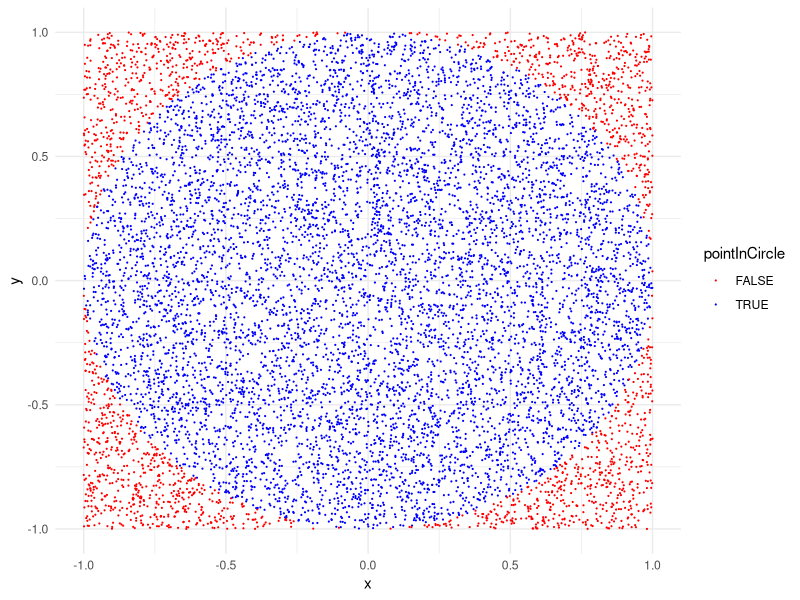

Recreate this plot in R.
library(tidyverse)

# Practice 1: Coins & Dice  ----------------------------

# If you flipped a coin 3 times in a row, what is the probability that
# you'll get three "tails" in a row?

coin <- c("heads", "tails")
N <- 100000

rolls <- tibble(
  toss1 = sample(x = coin, size = N, replace = TRUE),
  toss2 = sample(x = coin, size = N, replace = TRUE),
  toss3 = sample(x = coin, size = N, replace = TRUE))

count <- rolls %>%
  filter(toss1 == 'tails', toss2 == 'tails', toss3 == 'tails') %>%
  nrow()

count / N

# Analytic solution:
(0.5)^3


# If you rolled 2 dice, what is the probability that you'll get
# "snake-eyes" (two 1's)?

dice <- c(1, 2, 3, 4, 5, 6)
N <- 100000
rolls <- tibble(
  roll1 = sample(x = dice, size = N, replace = TRUE),
  roll2 = sample(x = dice, size = N, replace = TRUE))

count <- rolls %>%
  filter(roll1 == 1, roll2 == 1) %>%
  nrow()

count / N

# Analytic solution:
(1/6)^2


# If you rolled 2 dice, what is the probability that you'll get an outcome
# that sums to 8?

count <- rolls %>%
  mutate(sum = roll1 + roll2) %>%
  filter(sum == 8) %>%
  nrow()

count / N



# Practice 2: Cards  ----------------------------

# What are the odds that four cards drawn from a 52-card deck will
# have the same suit?

suits <- c('diamonds', 'spades', 'hearts', 'clubs')
deck <- rep(suits, 13)

N <- 100000
count <- 0
for (i in 1:N) {
  cards = sample(x = deck, size = 4, replace = FALSE)
  if (length(unique(cards)) == 1) {
    count <- count + 1
  }
}

count / N

# Solution using map():

suits <- c('diamonds', 'spades', 'hearts', 'clubs')
deck <- rep(suits, 13)
count <- map_int(
    1:100000,
    \(x) length(unique(sample(x = deck, size = 4, replace = FALSE))) == 1
)
sum(count) / N


# What are the odds that five cards drawn from a 52-card deck will sum
# to a prime number?
#
# - Aces = 1
# - Jack = 10
# - Queen = 10
# - King = 10
#
# **Hint**: use isPrime() to help.

isPrime <- function(n) {
    if (n == 2) { return(TRUE) }
    for (i in seq(2, n-1)) {
        if (n %% i == 0) {
            return(FALSE)
        }
    }
    return(TRUE)
}

deck <- rep(c(seq(10), 10, 10, 10), 4)
N <- 100000

count <- 0

for (i in 1:N) {
  cards = sample(x = deck, size = 5, replace = FALSE)
  sumOfCards <- sum(cards)
  if (isPrime(sumOfCards)) {
    count <- count + 1
  }
}

count / N

# Solution using map():

deck <- rep(c(seq(10), 10, 10, 10), 4)
count <- map_int(
    1:100000,
    \(x) isPrime(sum(sample(x = deck, size = 5, replace = FALSE)))
)
sum(count) / N


# Practice 3: Monte Carlo pi ----------------------------

# 1. Create a tibble with variables x and y that each contain 10,000
#    random points between -1 and 1, representing the (x, y) coordinates
#    to a random point inside a square of side length 2 centered at
#    (x, y) = (0, 0).
#    **Hint**: use runif()

N <- 10000
points <- tibble(
  x = runif(N, min = -1, max = 1),
  y = runif(N, min = -1, max = 1)
)

# 2. Create a new column, radius, that is equal to the distance to each
#    (x, y) point from the center of the square.

# 3. Create a new column, pointInCircle, that is TRUE if the point
#    lies _within_ the circle inscribed in the square, and FALSE otherwise.

points <- points %>%
  mutate(
    radius = sqrt(x^2 + y^2),
    pointInCircle = radius <= 1
  )

# 4. Create the scatterplot on the left (don't worry about the precise
#    colors, dimensions, etc.).

ggplot(data = points) +
  geom_point(aes(x = x, y = y, color = pointInCircle), size = 0.1) +
  theme_minimal() +
  scale_color_manual(values = c('red', 'blue'))

# 5. Estimate $\pi$ by multiplying 4 times the ratio of points inside
#    the circle to the total number of points

areaRatio <- sum(points$pointInCircle) / N
pi_est <- 4*areaRatio

pi_est

pi



# Practice 4: Monte Hall Problem ----------------------------

# In this simulation, the prize is always behind door #1:

# - If you choose door #1, you must KEEP it to win.
# - If you choose door #2 or #3, you must SWAP to win.

# 1) Create the tibble, choices, with two variables:
#    - door contains the first door chosen (1, 2, or 3)
#    - swap contains a logical (TRUE or FALSE) for whether the
#      contestant swaps doors. **Hint**: use sample()

choices <- tibble(
  door = sample(x = c(1, 2, 3), size = N, replace = TRUE),
  swap = sample(x = c(TRUE, FALSE), size = N, replace = TRUE))

# 2) Create a new tibble, wins, which contains only the rows from
#    choices that resulted in a win.

wins <- choices %>%
  filter((door == 1) & (swap == FALSE) |
         (door != 1) & (swap == TRUE))

# 3) Compute the percentage of times the contestant won after swapping doors.

sum(wins$swap) / nrow(wins)
